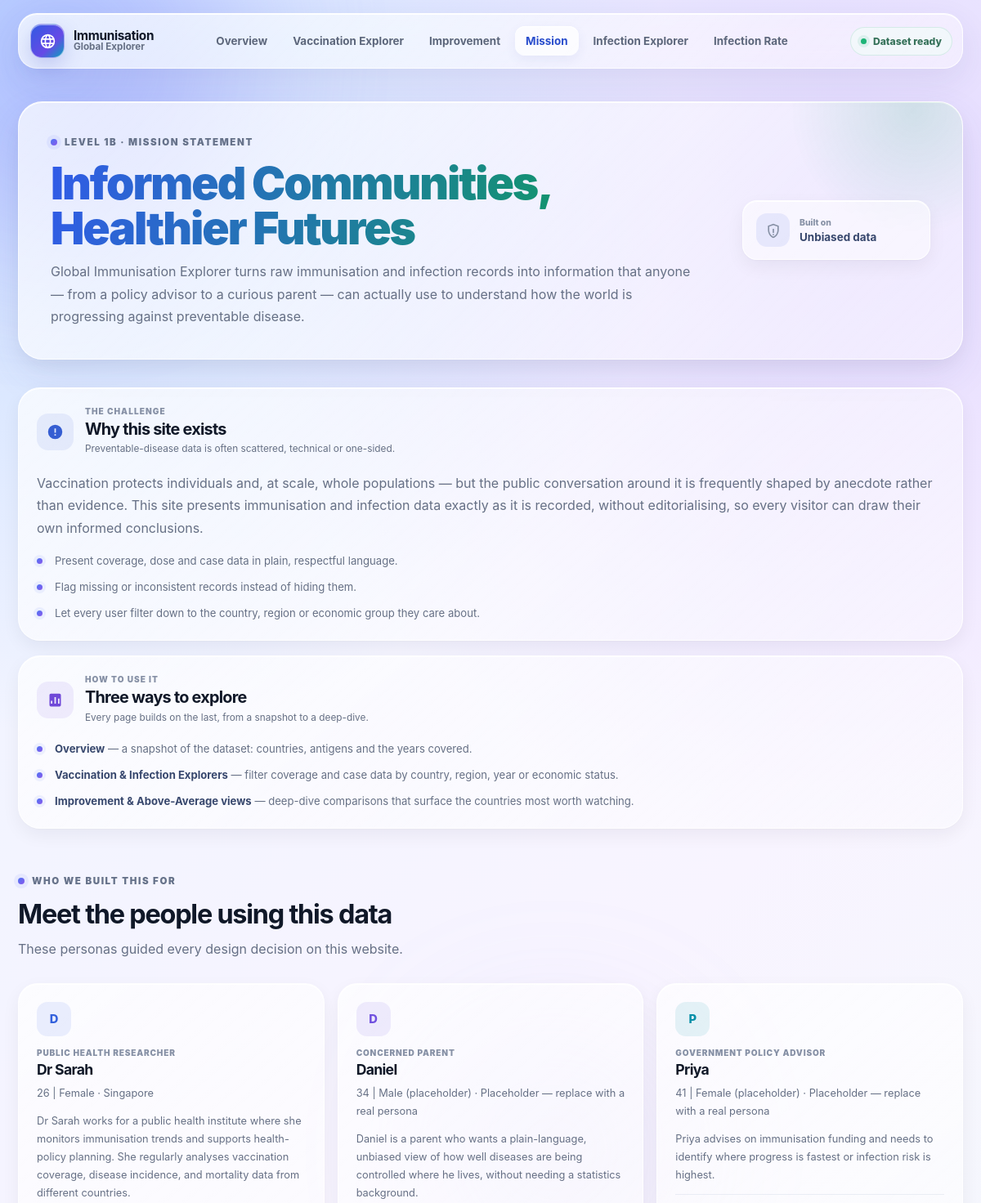
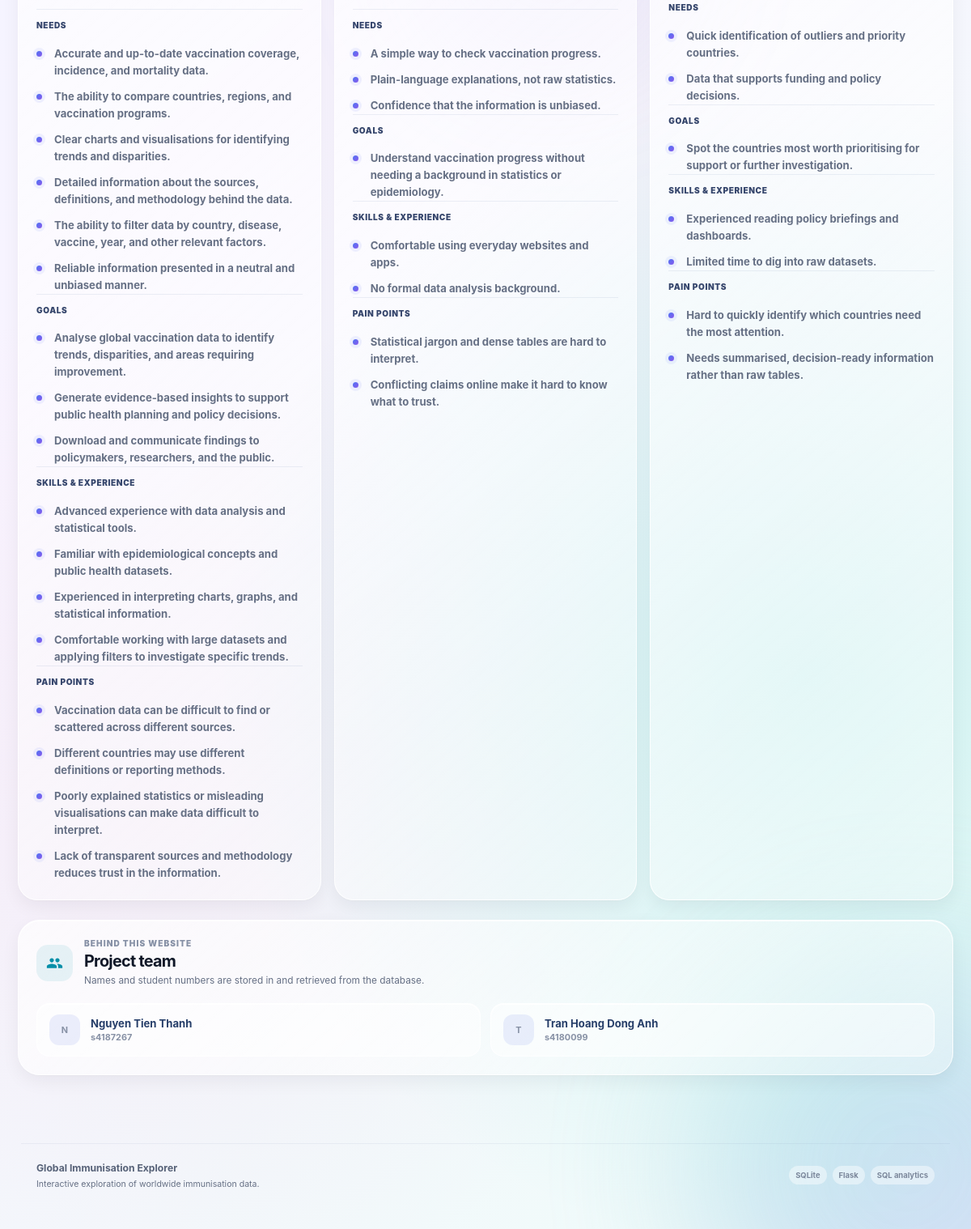
Page /mission on the committed database (2 pictures, top to bottom).
### tables this page shows
CREATE TABLE Persona (
            PersonaID INTEGER PRIMARY KEY AUTOINCREMENT,
            persona_name TEXT NOT NULL,
            age_gender TEXT,
            role TEXT NOT NULL,
            location TEXT,
            background TEXT NOT NULL,
            needs TEXT,
            goals TEXT NOT NULL,
            skills TEXT,
            pain_points TEXT
        );

CREATE TABLE TeamMember (
            TeamMemberID INTEGER PRIMARY KEY AUTOINCREMENT,
            full_name TEXT NOT NULL,
            student_number TEXT NOT NULL
        );

### app.py (the view)
@app.route("/mission")
def mission():
    conn = get_db_connection()
    personas = conn.execute("""
        SELECT
            PersonaID,
            persona_name,
            age_gender,
            role,
            location,
            background,
            needs,
            goals,
            skills,
            pain_points
        FROM Persona
        ORDER BY PersonaID
    """).fetchall()
    team_members = conn.execute("""
        SELECT
            TeamMemberID,
            full_name,
            student_number
        FROM TeamMember
        ORDER BY TeamMemberID
    """).fetchall()
    conn.close()
    return render_template(
        "mission.html",
        personas=personas,
        team_members=team_members
    )

### app.py (called while the page is built)
def get_db_connection():
    conn = sqlite3.connect(DATABASE)
    conn.row_factory = sqlite3.Row
    return conn

### templates/mission.html (shortened to what this page needs)
{% extends "base.html" %}
{% block content %}
<main class="page mission-page">
    <section class="page-hero compact-hero mission-hero">
        <div>
            <div class="eyebrow">
                <span class="eyebrow-dot"></span>
                LEVEL 1B · MISSION STATEMENT
            </div>
            <h1>Informed Communities, Healthier Futures</h1>
            <p>
                Global Immunisation Explorer turns raw immunisation and
                infection records into information that anyone — from a
                policy advisor to a curious parent — can actually use to
                understand how the world is progressing against
                preventable disease.
            </p>
        </div>
        <div class="hero-side-card">
            <span class="side-card-icon">
                <svg viewBox="0 0 24 24">
                    <path d="M12 2 4 5v6c0 5.5 3.4 10.4 8 12 4.6-1.6 8-6.5 8-12V5l-8-3Zm0 2.2 6 2.2v4.6c0 4.5-2.7 8.6-6 9.9-3.3-1.3-6-5.4-6-9.9V6.4l6-2.2Zm-1 5.3h2v6h-2v-6Zm0 7.5h2v2h-2v-2Z"/>
                </svg>
            </span>
            <div>
                <span>Built on</span>
                <strong>Unbiased data</strong>
            </div>
        </div>
    </section>
    <section class="results-grid mission-grid">
        <article class="result-card">
            <div class="result-heading">
                <div class="result-icon blue-icon">
                    <svg viewBox="0 0 24 24">
                        <path d="M12 2a10 10 0 1 0 0 20 10 10 0 0 0 0-20Zm1 15h-2v-2h2v2Zm0-4h-2V7h2v6Z"/>
                    </svg>
                </div>
                <div>
                    <span class="result-kicker">THE CHALLENGE</span>
                    <h2>Why this site exists</h2>
                    <p>Preventable-disease data is often scattered, technical or one-sided.</p>
                </div>
            </div>
            <p>
                Vaccination protects individuals and, at scale, whole
                populations — but the public conversation around it is
                frequently shaped by anecdote rather than evidence. This
                site presents immunisation and infection data exactly as
                it is recorded, without editorialising, so every visitor
                can draw their own informed conclusions.
            </p>
            <ul class="content-list">
                <li>Present coverage, dose and case data in plain, respectful language.</li>
                <li>Flag missing or inconsistent records instead of hiding them.</li>
                <li>Let every user filter down to the country, region or economic group they care about.</li>
            </ul>
        </article>
        <article class="result-card">
            <div class="result-heading">
                <div class="result-icon violet-icon">
                    <svg viewBox="0 0 24 24">
                        <path d="M4 5a2 2 0 0 1 2-2h12a2 2 0 0 1 2 2v14a2 2 0 0 1-2 2H6a2 2 0 0 1-2-2V5Zm4 12v-4H6v4h2Zm5 0V8h-2v9h2Zm5 0v-7h-2v7h2Z"/>
                    </svg>
                </div>
                <div>
                    <span class="result-kicker">HOW TO USE IT</span>
                    <h2>Three ways to explore</h2>
                    <p>Every page builds on the last, from a snapshot to a deep-dive.</p>
                </div>
            </div>
            <ul class="content-list">
                <li><strong>Overview</strong> — a snapshot of the dataset: countries, antigens and the years covered.</li>
                <li><strong>Vaccination &amp; Infection Explorers</strong> — filter coverage and case data by country, region, year or economic status.</li>
                <li><strong>Improvement &amp; Above-Average views</strong> — deep-dive comparisons that surface the countries most worth watching.</li>
            </ul>
        </article>
    </section>
    <section class="snapshot-section persona-section">
        <div class="section-heading-row">
            <div>
                <div class="eyebrow">
                    <span class="eyebrow-dot"></span>
                    WHO WE BUILT THIS FOR
                </div>
                <h2>Meet the people using this data</h2>
                <p>These personas guided every design decision on this website.</p>
            </div>
        </div>
        {% if personas %}
            <div class="persona-grid">
                {% for persona in personas %}
                    <article class="persona-card">
                        <span class="persona-avatar">{{ persona['persona_name'][:1] }}</span>
                        <span class="persona-role">{{ persona['role'] }}</span>
                        <h3>{{ persona['persona_name'] }}</h3>
                        {% if persona['age_gender'] or persona['location'] %}
                            <p class="persona-meta">
                                {{ persona['age_gender'] }}{% if persona['age_gender'] and persona['location'] %} · {% endif %}{{ persona['location'] }}
                            </p>
                        {% endif %}
                        <p>{{ persona['background'] }}</p>
                        {% if persona['needs'] %}
                            <div class="persona-goal">
                                <strong>Needs</strong>
                                <ul class="content-list persona-list">
                                    {% for need in persona['needs'].split('|') %}
                                        <li>{{ need }}</li>
                                    {% endfor %}
                                </ul>
                            </div>
                        {% endif %}
                        <div class="persona-goal">
                            <strong>Goals</strong>
                            <ul class="content-list persona-list">
                                {% for goal in persona['goals'].split('|') %}
                                    <li>{{ goal }}</li>
                                {% endfor %}
                            </ul>
                        </div>
                        {% if persona['skills'] %}
                            <div class="persona-goal">
                                <strong>Skills &amp; Experience</strong>
                                <ul class="content-list persona-list">
                                    {% for skill in persona['skills'].split('|') %}
                                        <li>{{ skill }}</li>
                                    {% endfor %}
                                </ul>
                            </div>
                        {% endif %}
                        {% if persona['pain_points'] %}
                            <div class="persona-goal">
                                <strong>Pain Points</strong>
                                <ul class="content-list persona-list">
                                    {% for pain in persona['pain_points'].split('|') %}
                                        <li>{{ pain }}</li>
                                    {% endfor %}
                                </ul>
                            </div>
                        {% endif %}
                    </article>
                {% endfor %}
            </div>
        {% else %}
            <div class="empty-state">
                <span class="empty-icon">◎</span>
                <h3>No personas stored yet</h3>
                <p>Add rows to the Persona table in the database to introduce your target users here.</p>
            </div>
        {% endif %}
    </section>
    <section class="result-card team-section">
        <div class="result-heading">
            <div class="result-icon cyan-icon">
            </div>
            <div>
                <span class="result-kicker">BEHIND THIS WEBSITE</span>
                <h2>Project team</h2>
                <p>Names and student numbers are stored in and retrieved from the database.</p>
            </div>
        </div>
        {% if team_members %}
            <div class="team-list">
                {% for member in team_members %}
                    <div class="team-member">
                        <span class="team-avatar">{{ member['full_name'][:1] }}</span>
                        <div>
                            <strong>{{ member['full_name'] }}</strong>
                            <span>{{ member['student_number'] }}</span>
                        </div>
                    </div>
                {% endfor %}
            </div>
        {% else %}
            <div class="empty-state">
                <span class="empty-icon">◎</span>
                <h3>No team members stored yet</h3>
                <p>Add rows to the TeamMember table in the database to list your team here.</p>
            </div>
        {% endif %}
    </section>
</main>
{% endblock %}

### templates/base.html (shortened to what this page needs)
<!DOCTYPE html>
<html lang="en">
<head>
    <link rel="stylesheet" href="{{ url_for('static', filename='css/style.css') }}">
</head>
<body>
    <div class="ambient ambient-one" aria-hidden="true"></div>
    <div class="ambient ambient-two" aria-hidden="true"></div>
    <div class="ambient ambient-three" aria-hidden="true"></div>
    <header class="site-header">
        <nav class="glass-nav" aria-label="Primary navigation">
            <a class="brand" href="{{ url_for('landing') }}" aria-label="Global Immunisation Explorer home">
                <span class="brand-mark" aria-hidden="true">
                </span>
                <span class="brand-copy">
                    <strong>Immunisation</strong>
                    <span>Global Explorer</span>
                </span>
            </a>
            <div class="nav-links">
                <a class="nav-link {% if request.endpoint == 'landing' %}is-active{% endif %}"
                   href="{{ url_for('landing') }}">
                    Overview
                </a>
                <a class="nav-link {% if request.endpoint == 'vaccination' %}is-active{% endif %}"
                   href="{{ url_for('vaccination') }}">
                    Vaccination Explorer
                </a>
                <a class="nav-link {% if request.endpoint == 'improvement' %}is-active{% endif %}"
                   href="{{ url_for('improvement') }}">
                    Improvement
                </a>
                <a class="nav-link {% if request.endpoint == 'mission' %}is-active{% endif %}"
                   href="{{ url_for('mission') }}">
                    Mission
                </a>
                <a class="nav-link {% if request.endpoint == 'infections' %}is-active{% endif %}"
                   href="{{ url_for('infections') }}">
                    Infection Explorer
                </a>
                <a class="nav-link {% if request.endpoint == 'infection_rate' %}is-active{% endif %}"
                   href="{{ url_for('infection_rate') }}">
                    Infection Rate
                </a>
            </div>
            <div class="nav-status" aria-label="Dataset status">
                <span class="status-dot"></span>
                Dataset ready
            </div>
        </nav>
    </header>
    {% block content %}{% endblock %}
    <footer class="site-footer">
        <div class="footer-inner">
            <div>
                <strong>Global Immunisation Explorer</strong>
                <p>Interactive exploration of worldwide immunisation data.</p>
            </div>
            <div class="footer-meta">
                <span>SQLite</span>
                <span>Flask</span>
                <span>SQL analytics</span>
            </div>
        </div>
    </footer>
</body>
</html>

### rows in the picture
Persona: persona_name "D", role "PUBLIC HEALTH RESEARCHER", persona_name "Dr Sarah", age_gender "26 | Female", location "Singapore", background "Dr Sarah works for a public health institute where she monitors immunisation trends and supports health-policy planning. She regularly analyses vaccination coverage, disease incidence, and mortality data from different countries.", need "Accurate and up-to-date vaccination coverage, incidence, and mortality data." "The ability to compare countries, regions, and vaccination programs." "Clear charts and visualisations for identifying trends and disparities." "Detailed information about the sources, definitions, and methodology behind the data." "The ability to filter data by country, disease, vaccine, year, and other relevant factors." "Reliable information presented in a neutral and unbiased manner.", goal "Analyse global vaccination data to identify trends, disparities, and areas requiring improvement." "Generate evidence-based insights to support public health planning and policy decisions." "Download and communicate findings to policymakers, researchers, and the public.", skill "Advanced experience with data analysis and statistical tools." "Familiar with epidemiological concepts and public health datasets." "Experienced in interpreting charts, graphs, and statistical information." "Comfortable working with large datasets and applying filters to investigate specific trends.", pain "Vaccination data can be difficult to find or scattered across different sources." "Different countries may use different definitions or reporting methods." "Poorly explained statistics or misleading visualisations can make data difficult to interpret." "Lack of transparent sources and methodology reduces trust in the information."
Persona: persona_name "D", role "CONCERNED PARENT", persona_name "Daniel", age_gender "34 | Male (placeholder)", location "Placeholder — replace with a real persona", background "Daniel is a parent who wants a plain-language, unbiased view of how well diseases are being controlled where he lives, without needing a statistics background.", need "A simple way to check vaccination progress." "Plain-language explanations, not raw statistics." "Confidence that the information is unbiased.", goals "Understand vaccination progress without needing a background in statistics or epidemiology.", skill "Comfortable using everyday websites and apps." "No formal data analysis background.", pain "Statistical jargon and dense tables are hard to interpret." "Conflicting claims online make it hard to know what to trust."
Persona: persona_name "P", role "GOVERNMENT POLICY ADVISOR", persona_name "Priya", age_gender "41 | Female (placeholder)", location "Placeholder — replace with a real persona", background "Priya advises on immunisation funding and needs to identify where progress is fastest or infection risk is highest.", need "Quick identification of outliers and priority countries." "Data that supports funding and policy decisions.", goals "Spot the countries most worth prioritising for support or further investigation.", skill "Experienced reading policy briefings and dashboards." "Limited time to dig into raw datasets.", pain "Hard to quickly identify which countries need the most attention." "Needs summarised, decision-ready information rather than raw tables."
TeamMember: full_name "N", full_name "Nguyen Tien Thanh", student_number "s4187267"
TeamMember: full_name "T", full_name "Tran Hoang Dong Anh", student_number "s4180099"
